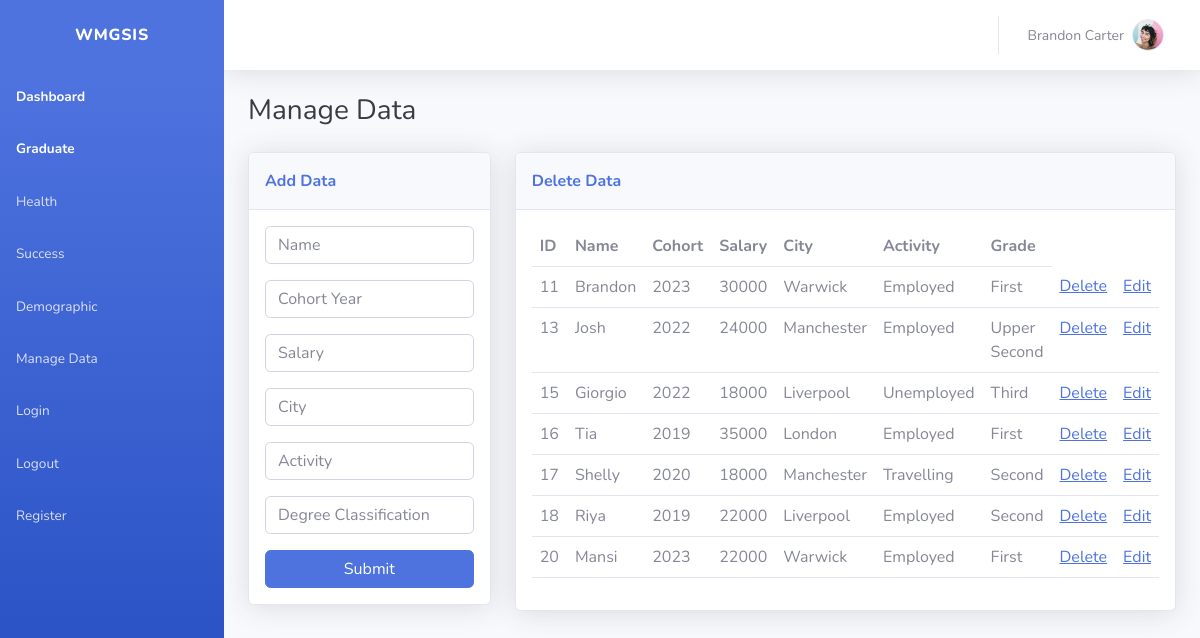
Screenshot of /manage/ with the database file from the repository.
### wmgsis/models.py (models this page shows)
class Graduate(models.Model):
    graduate_name = models.CharField(max_length=20)
    cohort = models.CharField(max_length=20)
    salary = models.IntegerField()
    city = models.CharField(max_length=20)
    activity = models.CharField(max_length=20)
    degree_classifcation = models.CharField(max_length=20)

### wmgsis/views.py (the view)
# urls.py: path("manage/", views.manage, name="manage"),
def manage(request):
    graduate_list = Graduate.objects.all()
    submitted = False
    if request.method == "POST":
        form = GraduateForm(request.POST)
        print(request)
        if form.is_valid():
            form.save()
            return HttpResponseRedirect('/manage?submitted=True')
    else:
        form = GraduateForm
        if 'submmitted' in request.GET:
            submitted = True
    context = { "form":form, 'submitted':submitted, "graduate_list": graduate_list}
    return render(request, "manage.html", context)

### templates/manage.html (shortened to what this page needs)
<!DOCTYPE html>
<html lang="en">
<head>
    <link rel="stylesheet" href="../static/bootstrap.min.css">
    <link rel="stylesheet" href="../static/fonts/fontawesome-all.min.css">
</head>
<body id="page-top">
    <div id="wrapper">
        <nav class="navbar navbar-dark align-items-start sidebar sidebar-dark accordion bg-gradient-primary p-0">
            <div class="container-fluid d-flex flex-column p-0"><a
                    class="navbar-brand d-flex justify-content-center align-items-center sidebar-brand m-0" href="#">
                    <div class="sidebar-brand-text mx-3"><span>WMGSIS</span></div>
                </a>
                <ul class="navbar-nav text-light" id="accordionSidebar">
                    <li class="nav-item"><a class="nav-link active" href="{% url 'index' %}"><span>Dashboard</span></a>
                    </li>
                    <li class="nav-item"><a class="nav-link active" href="{% url 'index' %}"><span>Graduate</span></a>
                    </li>
                    <li class="nav-item"><a class="nav-link" href="{% url 'health' %}"><span>Health</span></a></li>
                    <li class="nav-item"><a class="nav-link" href="{% url 'success' %}"><span>Success</span></a></li>
                    <li class="nav-item"><a class="nav-link" href="{% url 'demographic' %}"><span>Demographic</span></a>
                    </li>
                    <li class="nav-item"><a class="nav-link" href="{% url 'manage' %}"><span>Manage Data</span></a></li>
                    <li class="nav-item"><a class="nav-link" href="{% url 'login' %}"><span>Login</span></a></li>
                    <li class="nav-item"><a class="nav-link" href="{% url 'login' %}"><span>Logout</span></a></li>
                    <li class="nav-item"><a class="nav-link" href="{% url 'register' %}"><span>Register</span></a></li>
                </ul>
            </div>
        </nav>
        <div class="d-flex flex-column" id="content-wrapper">
            <div id="content">
                <nav class="navbar navbar-light navbar-expand bg-white shadow mb-4 topbar static-top">
                    <div class="container-fluid">
                        <ul class="navbar-nav flex-nowrap ms-auto">
                            <li class="nav-item dropdown no-arrow">
                                <div class="nav-item dropdown no-arrow"><a class="dropdown-toggle nav-link"
                                        aria-expanded="false" data-bs-toggle="dropdown" href="#"><span
                                            class="d-none d-lg-inline me-2 text-gray-600 small">Brandon
                                            Carter</span><img class="border rounded-circle img-profile"
                                            src="../assets/img/avatars/avatar1.jpeg"></a>
                                </div>
                            </li>
                        </ul>
                    </div>
                </nav>
                <div class="container-fluid">
                    <h3 class="text-dark mb-4">Manage Data</h3>
                    <div class="row mb-3">
                        <div class="col-lg-12">
                            <div class="row">
                                <div class="col">
                                    <div class="card shadow mb-3">
                                        <div class="card-header py-3">
                                            <p class="text-primary m-0 fw-bold">Add Data</p>
                                        </div>
                                        <div class="card-body">
                                            {% if submitted %}
                                            Data has been submitted succesfully
                                            {% else %}
                                            <form action="{% url 'manage' %}" method="POST">
                                                {{form.as_p}}
                                                <div class="row">
                                                    <div class="col">
                                                        <input type="submit" value="Submit"
                                                            class="btn btn-primary d-block w-100">
                                                    </div>
                                                </div>
                                            </form>
                                            {% endif %}
                                        </div>
                                    </div>
                                </div>
                                <div class="col">
                                    <div class="card shadow mb-3">
                                        <div class="card-header py-3">
                                            <p class="text-primary m-0 fw-bold">Delete Data</p>
                                        </div>
                                        <div class="card-body">
                                            <table class="table">
                                                <tr>
                                                    <th> ID </th>
                                                    <th> Name </th>
                                                    <th> Cohort </th>
                                                    <th> Salary </th>
                                                    <th> City </th>
                                                    <th> Activity </th>
                                                    <th> Grade </th>
                                                </tr>
                                                {% for graduate in graduate_list %}
                                                <tr>
                                                    <td>{{ graduate.id }} </td>
                                                    <td>{{ graduate.graduate_name }} </td>
                                                    <td>{{ graduate.cohort }} </td>
                                                    <td>{{ graduate.salary }} </td>
                                                    <td>{{ graduate.city }} </td>
                                                    <td>{{ graduate.activity }} </td>
                                                    <td>{{ graduate.degree_classifcation }} </td>
                                                    <td><a href=" {% url 'delete_graduate' graduate.id %}">Delete</a></td>
                                                    <td><a href=" {% url 'manage' %}">Edit</a></td>
                                                </tr>
                                                {% endfor %}
                                        </div>
                                    </div>
                                </div>
                            </div>
                        </div>
                    </div>
                </div>
            </div>
        </div>
    </div>
</body>
</html>

### rows the page displays
Graduate: id "11", graduate_name "Brandon", cohort "2023", salary "30000", city "Warwick", activity "Employed", degree_classifcation "First"
Graduate: id "13", graduate_name "Josh", cohort "2022", salary "24000", city "Manchester", activity "Employed", degree_classifcation "Upper Second"
Graduate: id "15", graduate_name "Giorgio", cohort "2022", salary "18000", city "Liverpool", activity "Unemployed", degree_classifcation "Third"
Graduate: id "16", graduate_name "Tia", cohort "2019", salary "35000", city "London", activity "Employed", degree_classifcation "First"
Graduate: id "17", graduate_name "Shelly", cohort "2020", salary "18000", city "Manchester", activity "Travelling", degree_classifcation "Second"
Graduate: id "18", graduate_name "Riya", cohort "2019", salary "22000", city "Liverpool", activity "Employed", degree_classifcation "Second"
Graduate: id "20", graduate_name "Mansi", cohort "2023", salary "22000", city "Warwick", activity "Employed", degree_classifcation "First"
